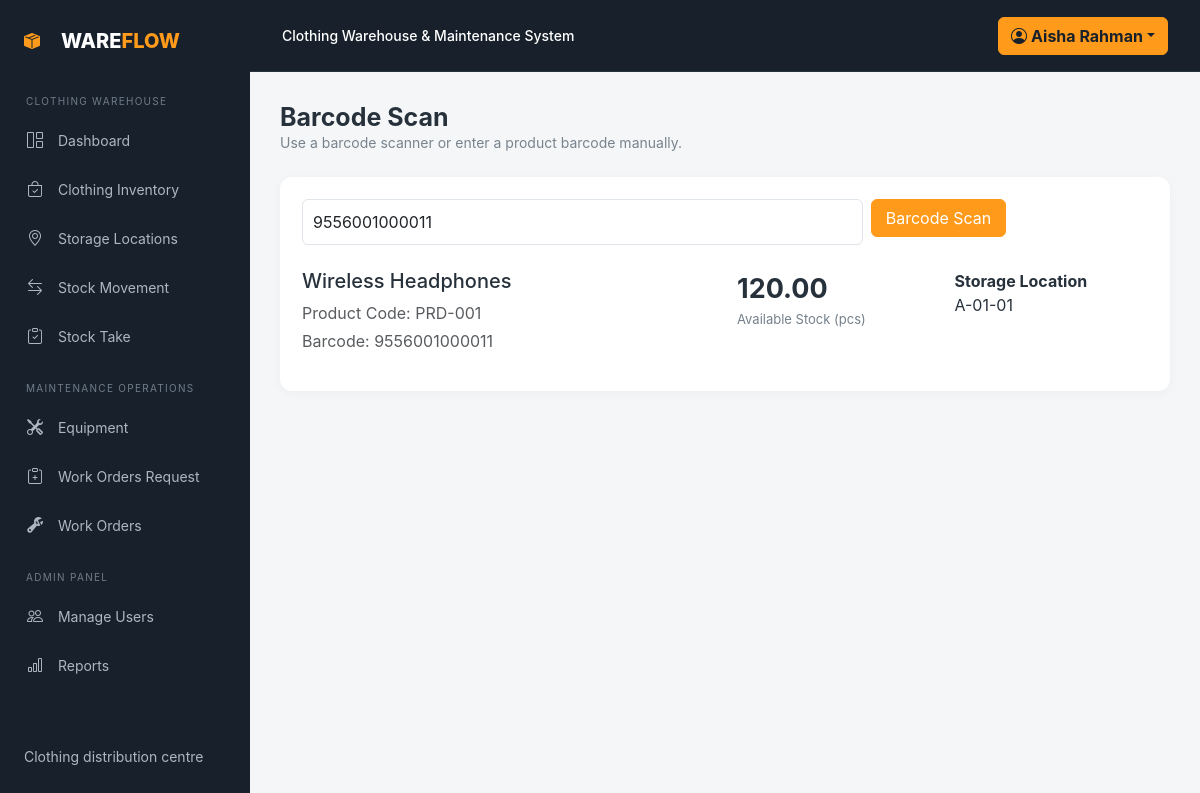
The app's page /inventory/scan.php?barcode=9556001000011 (signed in) with its own data.
### tables this page shows
CREATE TABLE IF NOT EXISTS products (
    id INT AUTO_INCREMENT PRIMARY KEY,
    product_code VARCHAR(50) NOT NULL UNIQUE,
    product_name VARCHAR(150) NOT NULL,
    barcode VARCHAR(100) NULL UNIQUE,
    category VARCHAR(80) NULL,
    unit VARCHAR(30) NOT NULL DEFAULT 'pcs',
    current_quantity DECIMAL(12,2) NOT NULL DEFAULT 0,
    location_id INT NULL,
    description TEXT NULL,
    status ENUM('Active','Inactive') NOT NULL DEFAULT 'Active',
    created_at TIMESTAMP DEFAULT CURRENT_TIMESTAMP,
    updated_at TIMESTAMP DEFAULT CURRENT_TIMESTAMP ON UPDATE CURRENT_TIMESTAMP,
    FOREIGN KEY (location_id) REFERENCES warehouse_locations(id) ON DELETE SET NULL
);

CREATE TABLE IF NOT EXISTS warehouse_locations (
    id INT AUTO_INCREMENT PRIMARY KEY,
    location_code VARCHAR(40) NOT NULL UNIQUE,
    zone_name VARCHAR(80) NOT NULL,
    rack_number VARCHAR(40) NULL,
    shelf_number VARCHAR(40) NULL,
    capacity INT NOT NULL DEFAULT 500,
    status ENUM('Active','Blocked','Inactive') NOT NULL DEFAULT 'Active',
    created_at TIMESTAMP DEFAULT CURRENT_TIMESTAMP
);

### includes/language.php (called while the page is built, shortened)
<?php
function current_language(): string {
    return 'en';
}
function t(string $key): string {
    $language = current_language();
    return $translations[$language][$key] ?? $translations['en'][$key] ?? $key;
}

### includes/auth.php (called while the page is built, shortened)
<?php
function e($value) { return htmlspecialchars((string)$value, ENT_QUOTES, 'UTF-8'); }

### inventory/scan.php (the view)
<?php require_once __DIR__.'/../config/database.php';require_once __DIR__.'/../includes/auth.php';require_clothing_warehouse_access();$page_title='Barcode Scan';require __DIR__.'/../includes/header.php';$barcode=trim($_GET['barcode']??'');$product=null;if($barcode!==''){$s=$pdo->prepare('SELECT p.*,l.location_code FROM products p LEFT JOIN warehouse_locations l ON l.id=p.location_id WHERE p.barcode=? OR p.product_code=?');$s->execute([$barcode,$barcode]);$product=$s->fetch(PDO::FETCH_ASSOC);}?>
<div class="mb-4"><h1 class="page-heading"><?=e(t('barcode_scan'))?></h1><p class="page-subtitle mb-0"><?=current_language()==='zh'?'使用条码扫描器输入条码，或手动输入货品条码。':'Use a barcode scanner or enter a product barcode manually.'?></p></div><div class="panel"><form class="row g-2"><div class="col-md-8"><input class="form-control" autofocus name="barcode" value="<?=e($barcode)?>" placeholder="<?=e(t('barcode_placeholder'))?>"></div><div class="col-md-2"><button class="btn btn-primary w-100"><?=e(t('barcode_scan'))?></button></div></form><?php if($barcode!==''&&!$product):?><div class="alert alert-warning mt-4">Product not found.</div><?php elseif($product):?><div class="row mt-4"><div class="col-md-6"><h2 class="h5"><?=e($product['product_name'])?></h2><p class="text-muted mb-1"><?=e(t('product_code'))?>: <?=e($product['product_code'])?></p><p class="text-muted"><?=e(t('barcode'))?>: <?=e($product['barcode'])?></p></div><div class="col-md-3"><div class="metric-number"><?=number_format($product['current_quantity'],2)?></div><div class="metric-label"><?=e(t('available_stock'))?> (<?=e($product['unit'])?>)</div></div><div class="col-md-3"><b><?=e(t('storage_location'))?></b><p><?=e($product['location_code']??'—')?></p></div></div><?php endif?></div><?php require __DIR__.'/../includes/footer.php'; ?>

### assets/css/style.css (style rules this page uses)
:root { --orange:#ff9a1b;--dark:#18212b;--muted:#f4f6f8 }
* { box-sizing:border-box }
body { background:var(--muted);color:#27313b;font-family:Inter,system-ui,-apple-system,Arial,sans-serif }
.page-heading { font-size:25px;font-weight:700;margin:0 }
.page-subtitle { color:#78838e;font-size:14px }
.metric-card,.panel { border:0;border-radius:12px;background:#fff;box-shadow:0 2px 10px #1d2b3b0a }
.metric-number { font-size:27px;font-weight:750 }
.metric-label { font-size:13px;color:#74808c }
.panel { padding:22px }
.btn-primary { background:var(--orange);border-color:var(--orange) }
.form-control,.form-select { border-color:#dfe5ea;padding:10px }

### records on screen
products: product_name "Wireless Headphones", product_code "PRD-001", barcode "9556001000011", current_quantity "120.00", unit "pcs", location.location_code "A-01-01"

### other values on screen
tl('CLOTHING WAREHOUSE', '服装仓库') "CLOTHING WAREHOUSE"
t('dashboard') "Dashboard"
tl('Clothing Inventory', '服装库存') "Clothing Inventory"
tl('Storage Locations', '存储库位') "Storage Locations"
tl('Stock Movement', '库存作业') "Stock Movement"
tl('MAINTENANCE OPERATIONS', '维护作业') "MAINTENANCE OPERATIONS"
t('equipment') "Equipment"
t('requests') "Work Orders Request"
t('work_orders') "Work Orders"
t('reports') "Reports"
tl('Clothing distribution centre', '服装配送中心') "Clothing distribution centre"
t('system_name') "Clothing Warehouse & Maintenance System"
$_SESSION['user']['name'] "Aisha Rahman"
t('barcode_scan') "Barcode Scan"
t('product_code') "Product Code"
